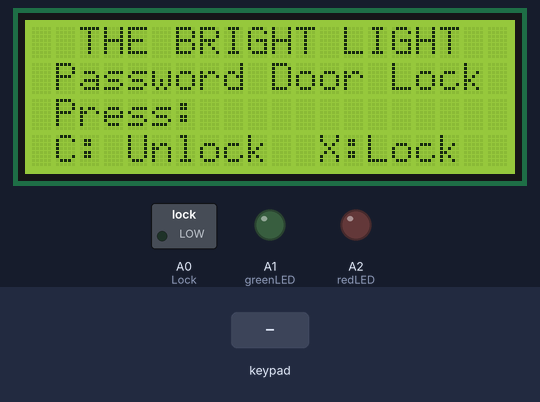
A sketch run on a simulated Arduino Uno, built with avr-gcc and run on an emulated ATmega328P. Parts: 20×4 character LCD, switched loads named in the sketch (green lamp = pin HIGH), output pins drawn as LEDs (lit = HIGH). The inputs (shaded band) are chosen by the test bench. What the sketch prints to the serial monitor is not drawn.

Above: at 1.2 s.
1.3 s: key 'C' pressed
At 2.4 s:
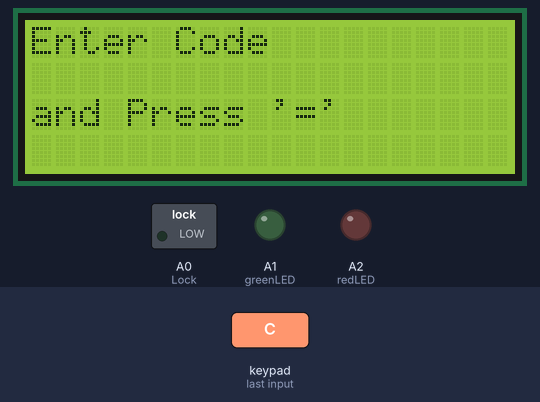
2.8 s: keypad keys 1 2 3 3 = pressed 0.4 s apart
At 4.8 s:
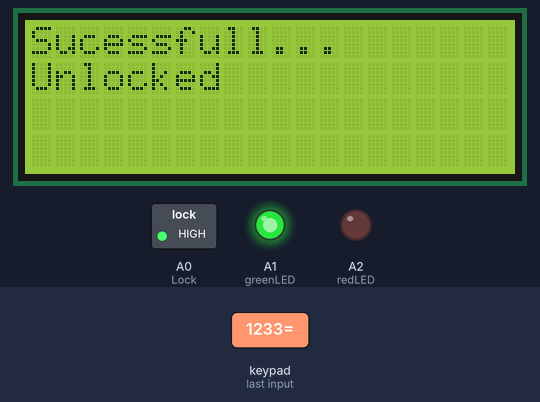
6.3 s: key 'X' pressed
At 7.6 s:
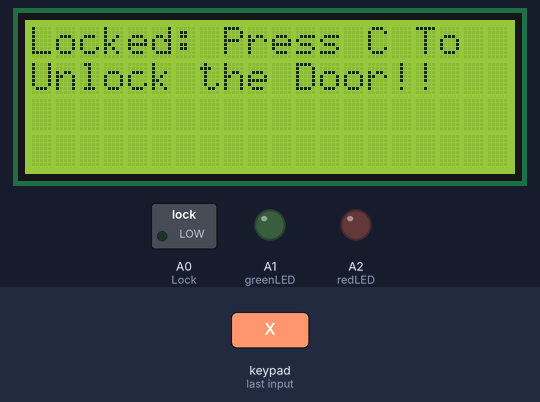
Timing chart, 0 to 9.3 s (numbered marks = the images above; inputs shaded):
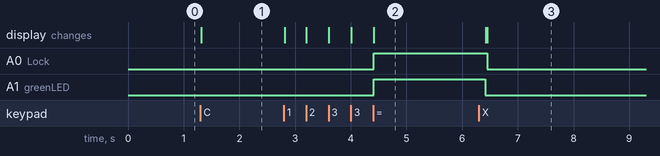

The sketch:

Code.ino
```cpp
#include <Keypad.h>

 // include the library code for LCD
#include <LiquidCrystal.h> //library for LCD

// initialize the library with the numbers of the interface pins
LiquidCrystal lcd(13, 12, 11, 10, 9, 8);

 // include the library code for Keypad

int Lock = A0;    // relay
int greenLED=A1;  //Green LED
int redLED=A2;    //Red LED

const byte numRows= 4;  //number of rows on the keypad
const byte numCols= 4;    //number of columns on the keypad

char keymap[numRows][numCols]=
{
{'7', '8', '9', '/'},
{'4', '5', '6', 'X'},
{'1', '2', '3', '-'},
{'C', '0', '=', '+'}
};

char keypressed;                 //Where the keys are stored it changes very often
char code[]= {'1','2','3','3'};  //The default code, you can change it or make it a 'n' digits one

char check1[sizeof(code)];  //Where the new key is stored
char check2[sizeof(code)];  //Where the new key is stored again so it's compared to the previous one

short a=0,i=0,s=0,j=0;   //Variables

byte rowPins[numRows] = {0,1,2,3}; //connect to the row pinouts of the keypad
byte colPins[numCols] = {4,5,6,7}; //connect to the column pinouts of the keypad

Keypad myKeypad= Keypad(makeKeymap(keymap), rowPins, colPins, numRows, numCols);

void setup()
{
  Serial.begin(9600);
  lcd.begin(20, 4); // set up the LCD's number of columns and rows:
  lcd.setCursor(0, 0);
  lcd.print("  THE BRIGHT LIGHT");
  lcd.setCursor(0, 1);
  lcd.print(" Password Door Lock");
  lcd.setCursor(0,2);
  lcd.print(" Press: ");
  lcd.setCursor(0,3);
  lcd.print(" C: Unlock  X:Lock");
  pinMode(Lock, OUTPUT);
  pinMode(greenLED, OUTPUT);
  pinMode(redLED, OUTPUT);
}

void loop()
{
  keypressed = myKeypad.getKey();  //Constantly waiting for a key to be pressed
  if(keypressed == 'C')  // C to open the lock
  {
    Serial.println("Hello");
    lcd.clear();
    lcd.setCursor(0,0);
    lcd.print("Enter Code");   //Message to show
    ReadCode();               //Call the code function
    if(a==sizeof(code))   //The ReadCode function assign a value to a (it's correct when it has the size of the code array)
    {
      OpenDoor();   //Open lock function
    }
    else
    {
      lcd.clear();
      lcd.print("Wrong Password.!!"); //Message to print when the code is wrong
      lcd.setCursor(0,1);
      lcd.print("Press C and Try");
      lcd.setCursor(0,2);
      lcd.print("Again");
      digitalWrite(redLED,HIGH);
      delay(2000);
      digitalWrite(redLED,LOW);
    }
  }

  if(keypressed == 'X')
  {
    lcd.clear();
    digitalWrite(Lock, LOW);
    lcd.print("Locked: Press C To");
    lcd.setCursor(0,1);
    lcd.print("Unlock the Door!!");
  }
}

//Function to Get code
void ReadCode()
{
  lcd.setCursor(0,2);
  lcd.print("and Press '='");

  //All variables set to 0
  i=0;
  a=0;
  j=0;

  while(keypressed != '=')  //The user press = to confirm the code otherwise he can keep typing
  {
    keypressed = myKeypad.getKey();
    if(keypressed != NO_KEY && keypressed != '=' ) //If the char typed isn't = and neither "nothing"
    {
      lcd.setCursor(j,1);  //This to write "*" on the lcd whenever a key is pressed it's position is controlled by j
      lcd.print("*");
      j++;

      if(keypressed == code[i]&& i<sizeof(code)) //if the char typed is correct a and i increments to verify the next caracter
      {
        a++;
        i++;
      }
      else
      a--;  //if the character typed is wrong a decrements and cannot equal the size of code []
    }
  }

  keypressed = NO_KEY;
}

 //Door Opening function
void OpenDoor()
{
  lcd.clear();
  lcd.print("Sucessfull...");
  lcd.setCursor(0,1);
  lcd.print("Unlocked");
  digitalWrite(Lock,HIGH);
  digitalWrite(greenLED,HIGH);
  delay(2000);
  digitalWrite(greenLED,LOW);
  lcd.clear();
  lcd.print("Door is Unlocked.");
  lcd.setCursor(0,2);
  lcd.print("Press X To Lock ");
  lcd.setCursor(0,3);
  lcd.print("The Door");
 }
```

Measured:
- after the input at 1.3 s, the display: changes at once (image 1)
- after the input at 2.8 s, A0 (Lock), A1 (greenLED): LOW → HIGH after 1.6 s; the display: first changes at once (image 2 shows a later state)
- after the input at 6.3 s, A0 (Lock): HIGH → LOW after 0.15 s; the display: first differs from a run without the input after 0.15 s (image 3)
